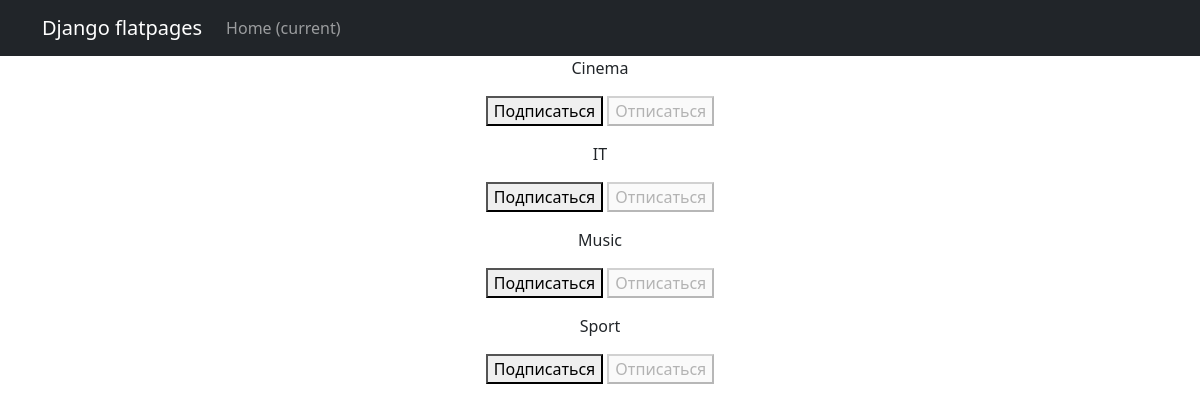
/news/subscriptions/ (signed in), run on the app's committed database.
### news/models.py (models this page shows, shortened)
class Category(models.Model):
    name_category = models.CharField(max_length=64, unique=True)

### news/views.py (the view, shortened to what this page needs)
# urls.py: path('subscriptions/', subscriptions, name='subscriptions'),
@login_required
@csrf_protect
def subscriptions(request):
    categories_with_subscriptions = Category.objects.annotate(
        user_subscribed=Exists(
            Subscriber.objects.filter(
                user=request.user,
                category=OuterRef('pk'),
            )
        )
    ).order_by('name_category')
    return render(
        request,
        'subscriptions.html',
        {'categories': categories_with_subscriptions},
    )

### templates/subscriptions.html (shortened to what this page needs)
{% extends 'flatpages/default.html' %}
{% block content %}
    {% for category in categories  %}
        <p>
            {{ category.name_category }}
            <form method="post">
                {% if category.user_subscribed %}
                    <button disabled>Подписаться</button>
                    <button name="action" value="unsubscribe">Отписаться</button>
                {% else %}
                    <button name="action" value="subscribe">Подписаться</button>
                    <button disabled>Отписаться</button>
                {% endif %}
            </form>
        </p>
    {% endfor %}
{% endblock content %}

### data on the page
Category: name_category "Cinema", shows "Подписаться"
Category: name_category "IT", shows "Подписаться"
Category: name_category "Music", shows "Подписаться"
Category: name_category "Sport", shows "Подписаться"
